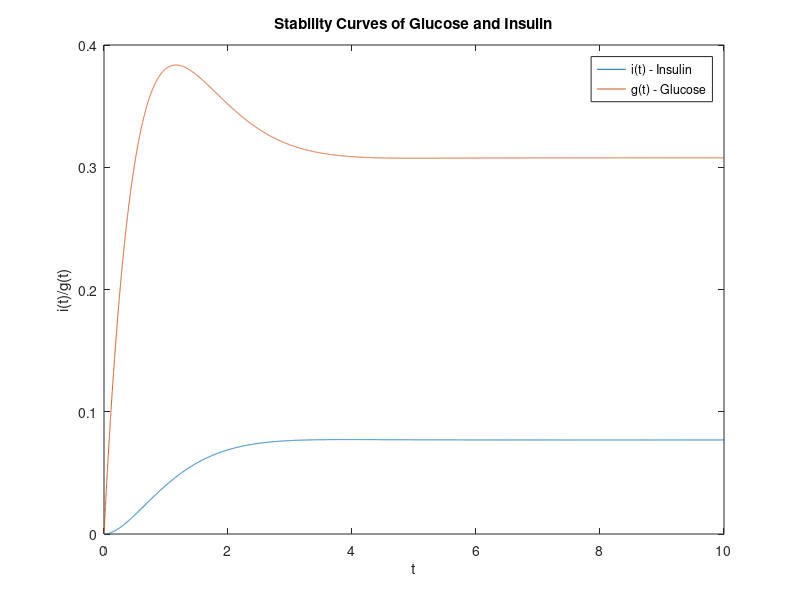

This chart was generated by the following MATLAB code:
close all;
clear all;
clc;

t = 0:0.001:10;
g_t = (-(4/13).*cos((0.8).*t) + (37/52).*sin((0.8).*t)).*exp((-1.4).*t) + 4/13;
i_t = (-(1/13).*cos((0.8).*t) - (7/52).*sin((0.8).*t)).*exp((-1.4).*t) + 1/13;
f_t = [i_t;g_t ];
figure;
plot(t,f_t)
axis tight;
axis([0 10 0 0.4]);
title('Stability Curves of Glucose and Insulin');
legend('i(t) - Insulin ','g(t) - Glucose');
xlabel('t');
ylabel('i(t)/g(t)');